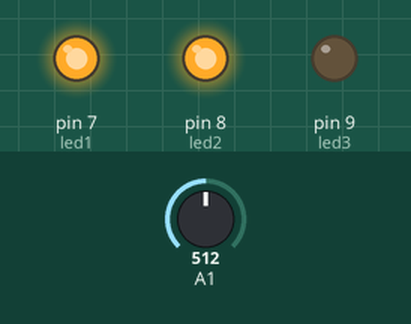
A sketch run on a simulated Arduino Uno, built with avr-gcc and run on an emulated ATmega328P. On the bench: output pins drawn as LEDs (lit = HIGH). The test bench sets the inputs (shaded band); at power-on: A1 = 512.

Above: at 1.2 s.
1.3 s: A1 set to 685
2.8 s: A1 set to 717
At 4.0 s:
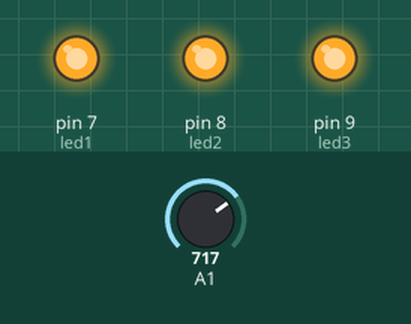
4.3 s: A1 set to 290
At 5.2 s:
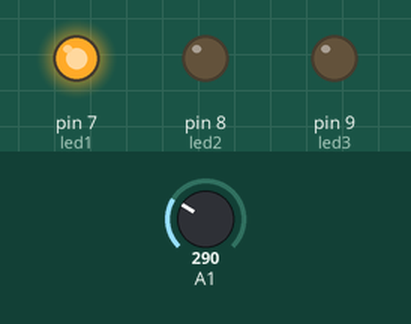
5.8 s: A1 set to 314
At 6.3 s:
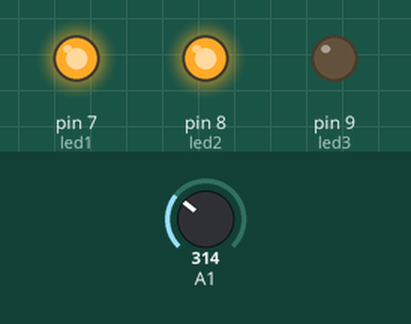
7.3 s: A1 set to 122
At 8.7 s:
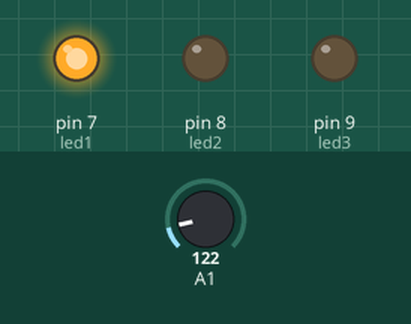
Timing chart, 0 to 9.8 s (numbered marks = the images above; inputs shaded):
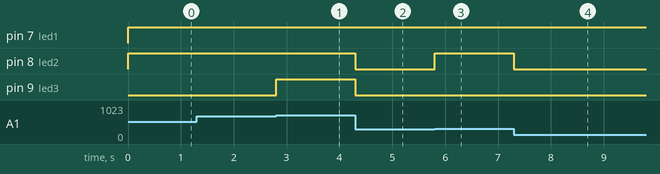

Measured:
- the behaviour switches between 700 and 701 on A1 (found by bisection; images 0 and 1)
- the behaviour switches between 300 and 301 on A1 (found by bisection; images 2 and 3)
- after the input at 1.3 s, every drawn part: stays the same
- after the input at 2.8 s, pin 9 (led3): LOW → HIGH at once
- after the input at 4.3 s, pin 8 (led2), pin 9 (led3): HIGH → LOW at once
- after the input at 5.8 s, pin 8 (led2): LOW → HIGH at once
- after the input at 7.3 s, pin 8 (led2): HIGH → LOW at once

The sketch:

LED_POTENCIOMETRO.ino
```cpp
int led1=7;
int led2=8;
int led3=9;
int valor;
void setup() {
pinMode(led1,OUTPUT);
pinMode(led2,OUTPUT);
pinMode(led3,OUTPUT);
}
void loop() {
valor=analogRead(A1);//VALORES DE 0 -1024

if(valor<=300){
digitalWrite(led1,HIGH);
digitalWrite(led2,LOW);
digitalWrite(led3,LOW);
}

if(valor>300 & valor<=700){
digitalWrite(led1,HIGH);
digitalWrite(led2,HIGH);
digitalWrite(led3,LOW);
}

if(valor>700){
digitalWrite(led1,HIGH);
digitalWrite(led2,HIGH);
digitalWrite(led3,HIGH);
}
}
```
